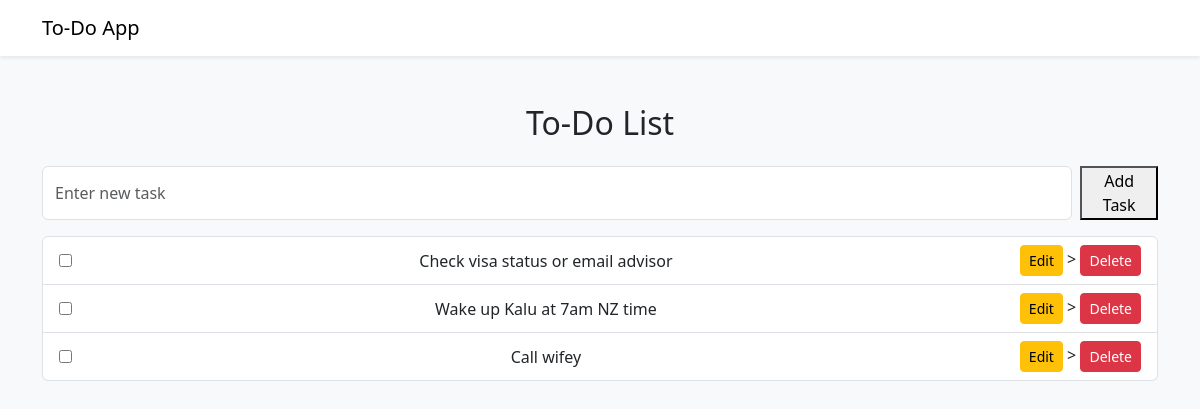
Before: / with the older database file.
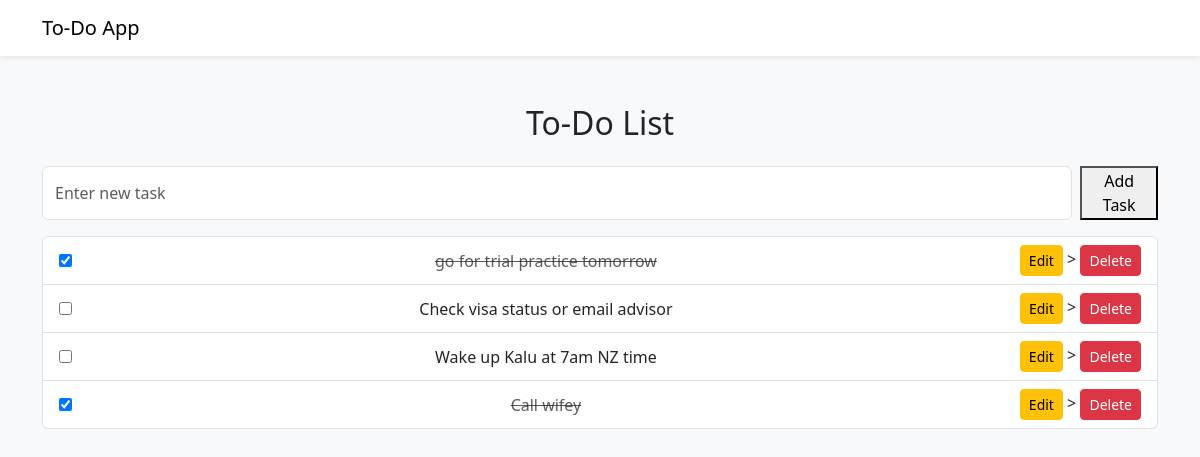
After: the same page with the newer database file.
### tables this page shows
CREATE TABLE tasks(
                id INTEGER PRIMARY KEY AUTOINCREMENT,
                title TEXT NOT NULL
        , completed INTEGER DEFAULT 0);

### app.py (the view)
@app.route("/")
def index():
    conn = get_db_connection()
    tasks = conn.execute("SELECT * FROM tasks ORDER BY id DESC").fetchall()
    conn.close()
    return render_template("index.html", tasks=tasks)

### app.py (called while the page is built)
def get_db_connection():
    conn = sqlite3.connect("task.db")
    conn.row_factory = sqlite3.Row
    return conn

### templates/index.html
{% extends "base.html" %}
{% block content %}
<h2 class="text-center mb-4">To-Do List</h2>
 <form action="{{ url_for('add_task') }}" method="post" class="d-flex mb-3">
     <input type="text" name="task" placeholder="Enter new task" class="form-control me-2" required>
     <button type="submit">Add Task</button>
</form>
 <ul class="list-group">
    {% for task in tasks %}
    <li class="list-group-item d-flex justify-content-between align-items-center">
        <form action="{{ url_for('toggle_task', task_id=task['id']) }}" method="POST" >
            <input type="checkbox" onchange="this.form.submit()" {% if task['completed'] == 1 %} checked {% endif %}>
        </form>
        <span class="{% if task['completed'] == 1 %} text-decoration-line-through text-muted {% endif %}">
            {{ task['title'] }}
        </span>
        <div>
            <a href="{{ url_for('edit_task', id=task['id']) }}" class="btn btn-warning btn-sm">Edit</a>
           >
            <form action="{{ url_for('delete_task', task_id=task['id']) }}" method="POST" style="display:inline;">
                <button type="submit" class="btn btn-danger btn-sm">Delete</button>
            </form>
        </div>
    </li>
    {% else %}
    <li class="list-group-item">No tasks available. Add your First Task</li>
    {% endfor %}
 </ul>
{% endblock %}

### templates/base.html (shortened to what this page needs)
<!DOCTYPE html>
<html lang="en">
    <head>
        <link href="https://cdn.jsdelivr.net/npm/bootstrap@5.3.0/dist/css/bootstrap.min.css" rel="stylesheet">
    </head>
    <body class="bg-light">
        <nav class="navbar navbar-light bg-white shadow-sm">
            <div class="container">
                <a class="navbar-brand" href="{{ url_for('index') }}">To-Do App</a>
            </div>
        </nav>
        <div class="container mt-5">
            {% block content %}{% endblock %}
        </div>
    </body>
</html>

Changed rows visible on the page:
added tasks: completed "☑", title "go for trial practice tomorrow"
changed tasks "Call wifey": completed "☐" → "☑"
